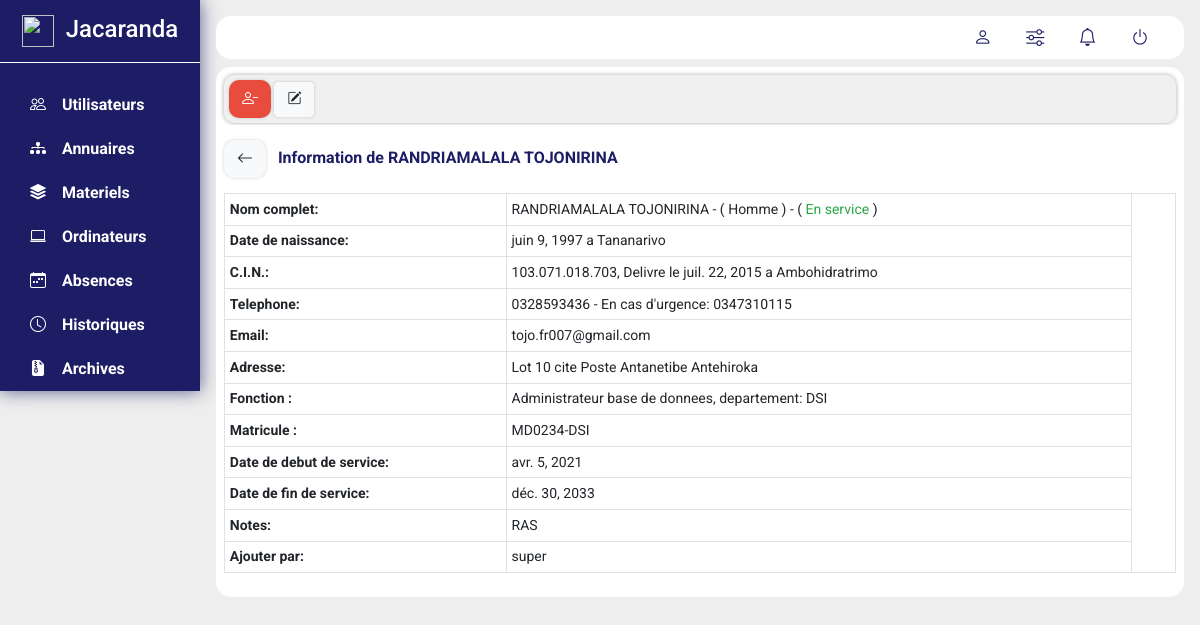
/directories/2, run on an earlier commit of the app's database.
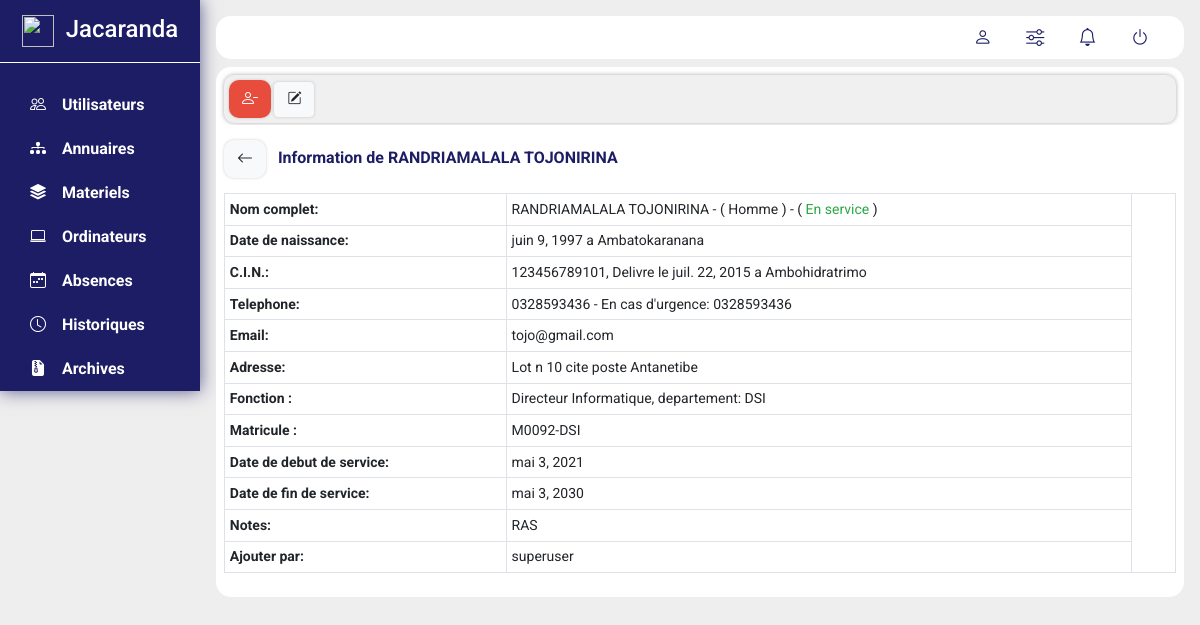
And on a later commit of the database.
### directories/models.py (models this page shows, shortened)
class Directory(models.Model):
    class Meta:
        db_table = 'directories'
    GENDER = (
        ('man', 'Homme'),
        ('woman', 'Femme'),
        ('other', 'Other')
    )
    STATE = (
        (1, "En service"),
        (2, "En Pause"),
        (3, "En permission"),
        (4, "En conge"),
        (0, "Hors service")
    )
    full_name = models.CharField(max_length=30)
    gender = models.CharField(choices = GENDER, max_length=10)
    date_of_birth = models.DateField()
    place_of_birth = models.CharField(max_length=50)
    cin = models.CharField(max_length=20)
    delivered_on = models.DateField()
    delivered_at = models.CharField(max_length=50)
    phone = models.CharField(max_length=30)
    urgent_phone = models.CharField(max_length=30)
    email = models.EmailField()
    address = models.CharField(max_length=100)
    function = models.CharField(max_length=100)
    departement = models.CharField(max_length=20)
    date_of_service = models.DateField()
    end_of_service = models.DateField(null=True)
    matricule_number = models.CharField(max_length=10)
    state = models.IntegerField(default = 1, choices = STATE)
    avatar = models.CharField(max_length=100, blank=True)
    notes = models.TextField(blank=True)
    administrator = models.CharField(max_length=50)
    created_at = models.DateTimeField(auto_now_add=True)
    updated_at = models.DateTimeField(auto_now=True, blank=True)

### directories/views.py (the view)
# urls.py: path('<int:id>', views.show, name="show_computer"),
    def show(request, id):
        try:
            directory = Directory.objects.get(id=int(id))
        except Directory.DoesNotExist:
            raise Http404('Not found')
        return render(request, 'directory/show.html', {'directory':directory})

### directories/templates/directory/show.html (shortened to what this page needs)
{% extends 'layout.html' %}
{% block content %}
<div class="container-fluid sublink">
    <form action="{% url 'directories:delete_directory' directory.id %}" method="post">
        <button class="btn btn-option" onclick="return confirm('Voulez-vous vraiment supprimer l\'annuaire? ')"><i class="bi bi-person-dash" title="Supprimer"></i></button>
        <a href="{% url 'directories:edit_directory' directory.id %}" class="btn btn-light" title="Modifier"><i class="bi bi-pencil-square"></i></a>
    </form>
</div>
<div class="container-fluid subtitle"><a href="{% url 'directories:directory_home' %}" class="btn btn-light btn-other"> <i class="bi bi-arrow-left"></i></a> &nbsp; Information de {{ directory.full_name }}</div>
<div class="container-fluid p-0">
    <table class="table table-sm table-bordered">
        <tr>
            <th>Nom complet: </th>
            <td>
                {{ directory.full_name }} -
                ({% if directory.gender == 'man' %}
                    Homme
                {% elif directory.gender == 'woman' %}
                    Femme
                {% elif directory.gender == 'other' %}
                    Autre
                {% else %}
                    ErrorGender
                {% endif %}) -
                ({% if directory.state == 1 %}
                    <span class="text-success">En service</span>
                {% elif directory.state == 2 %}
                    <span class="text-danger">En pause</span>
                {% elif directory.state == 3 %}
                    <span class="text-warning">En permission</span>
                {% elif directory.state == 4 %}
                    <span class="text-warning">Cong&eacute;</span>
                {% elif directory.state == 0 %}
                    <span class="text-danger">Hors service</span>
                {% else %}
                    ErrorState
                {% endif %})
            </td>
            <td rowspan="12">
                <p class="p-2 text-center mt-5">
                </p>
            </td>
        </tr>
        <tr>
            <th>Date de naissance: </th> <td>{{ directory.date_of_birth }} a {{ directory.place_of_birth }}</td>
        </tr>
        <tr>
            <th>C.I.N.: </th> <td>{{ directory.cin }}, Delivre le {{ directory.delivered_on }} a {{ directory.delivered_at }}</td>
        </tr>
        <tr>
            <th>Telephone: </th> <td>{{ directory.phone }} - En cas d'urgence: {{ directory.urgent_phone }}</td>
        </tr>
        <tr>
            <th>Email: </th> <td>{{ directory.email }}</td>
        </tr>
        <tr>
            <th>Adresse: </th> <td>{{ directory.address }}</td>
        </tr>
        <tr>
            <th>Fonction : </th> <td>{{ directory.function }}, departement: {{ directory.departement }}</td>
        </tr>
        <tr>
            <th>Matricule : </th> <td>{{ directory.matricule_number }}</td>
        </tr>
        <tr>
            <th>Date de debut de service: </th> <td>{{ directory.date_of_service }}</td>
        </tr>
        <tr>
            <th>Date de fin de service: </th> <td>{{ directory.end_of_service }}</td>
        </tr>
        <tr>
            <th>Notes:</th><td>{{ directory.notes }}</td>
        </tr>
        <tr>
            <th>Ajouter par:</th><td>{{ directory.administrator }}</td>
        </tr>
    </table>
</div>
{% endblock %}

What changed in the data, as far as the page shows it:
changed Directory "RANDRIAMALALA TOJONIRINA": place_of_birth "Tananarivo" → "Ambatokaranana"; cin "103.071.018.703" → "123456789101"; urgent_phone "0347310115" → "0328593436"; email "tojo.fr007@gmail.com" → "tojo@gmail.com"; address "Lot 10 cite Poste Antanetibe Antehiroka" → "Lot n 10 cite poste Antanetibe"; function "Administrateur base de donnees" → "Directeur Informatique"; matricule_number "MD0234-DSI" → "M0092-DSI"; date_of_service "avr. 5, 2021" → "mai 3, 2021"; end_of_service "déc. 30, 2033" → "mai 3, 2030"; administrator "super" → "superuser"
